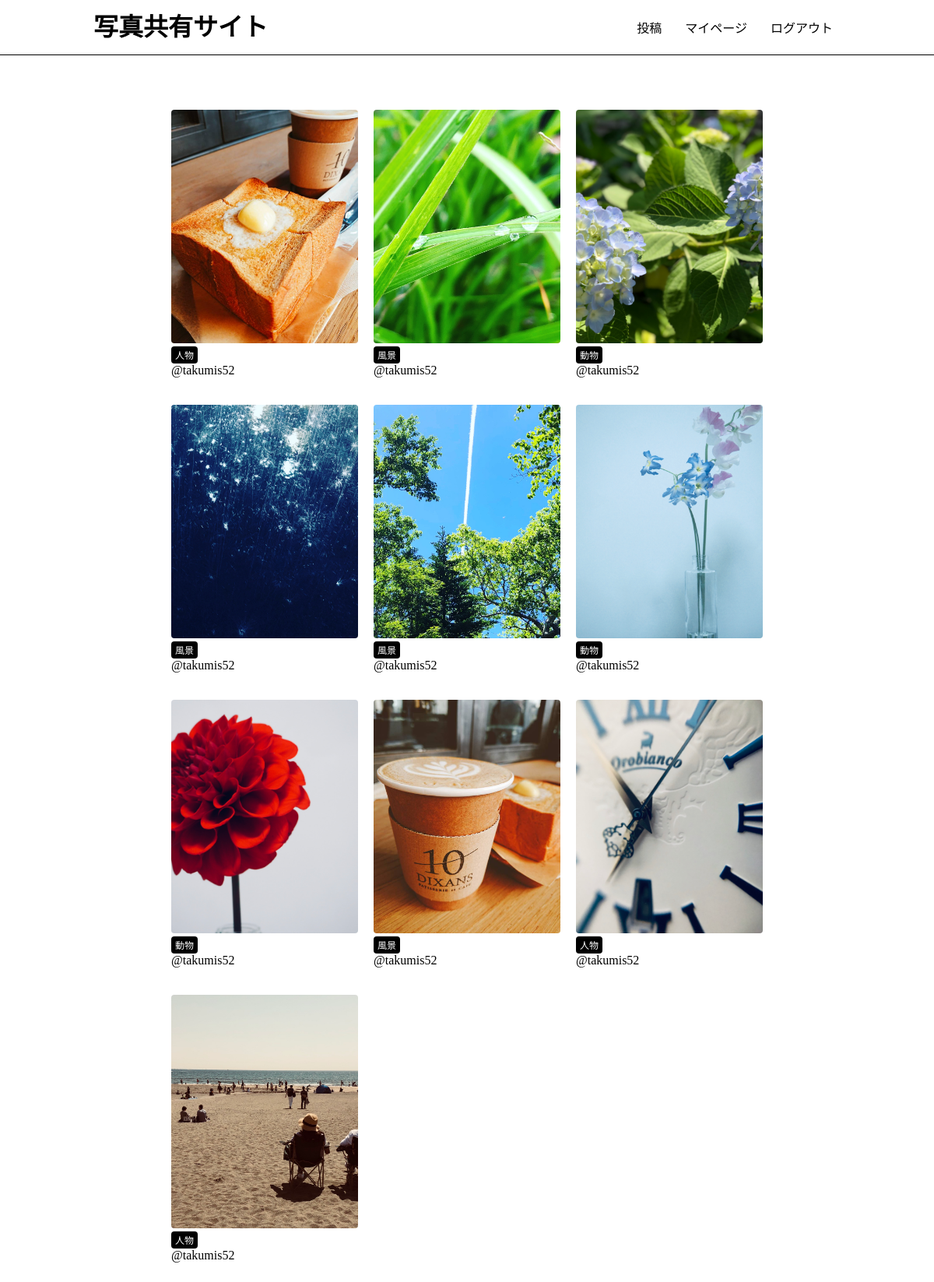
The app's page / (signed in) with its own data.
### photoapp/models.py (models this page shows, shortened)
class Photo(models.Model):
    title = models.CharField(max_length=150)
    comment = models.TextField(blank=True)
    image = models.ImageField(upload_to = 'photos')
    category = models.ForeignKey(Category, on_delete=models.PROTECT)
    user = models.ForeignKey(User, on_delete=models.CASCADE)
    created_at = models.DateTimeField(auto_now=True)

class Category(models.Model):
    title = models.CharField(max_length=20)
    def __str__(self):
        return self.title

### photoapp/views.py (the view)
# urls.py: path('', views.index, name='index'),
def index(request):
    photos = Photo.objects.all().order_by('-created_at')
    return render(request, 'photoapp/index.html', {'photos': photos})

### photoapp/templates/photoapp/index.html
{% extends 'photoapp/base.html' %}
{% block content %}
<div class="photo-container">
{% for photo in photos %}
    <div class="photo">
        <a href="{% url 'photoapp:photos_detail' photo.id %}">
            <img src="{{ photo.image.url }}" class="photo-img">
        </a>
        <div class="photo-info">
            <a href="" class="category">{{ photo.category }}</a>
            <a href="{% url 'photoapp:users_detail' photo.user.id %}">@{{ photo.user }}</a>
        </div>
    </div>
{% endfor %}
</div>
{% endblock %}

### photoapp/static/css/style.css (style rules this page uses)
html, body { margin: 0; }
div { box-sizing: border-box; }
a { text-decoration: none; color: #000; }
.photo { width: calc(100%/3); float: left; padding: 10px; margin-bottom: 15px; }
.photo a { display: block; }
.photo-info .category { display: inline-block; padding: 2px 5px; border-radius: 4px; font-size: 12px; color: #fff; background-color: #000; }
.photo-img { width: 100%; max-width: 500px; height: 300px; object-fit: cover; border-radius: 4px; }

### records on screen
Photo: image (picture), category "人物", user "takumis52"
Photo: image (picture), category "風景", user "takumis52"
Photo: image (picture), category "動物", user "takumis52"
Photo: image (picture), category "風景", user "takumis52"
Photo: image (picture), category "風景", user "takumis52"
Photo: image (picture), category "動物", user "takumis52"
Photo: image (picture), category "動物", user "takumis52"
Photo: image (picture), category "風景", user "takumis52"
Photo: image (picture), category "人物", user "takumis52"
Photo: image (picture), category "人物", user "takumis52"
